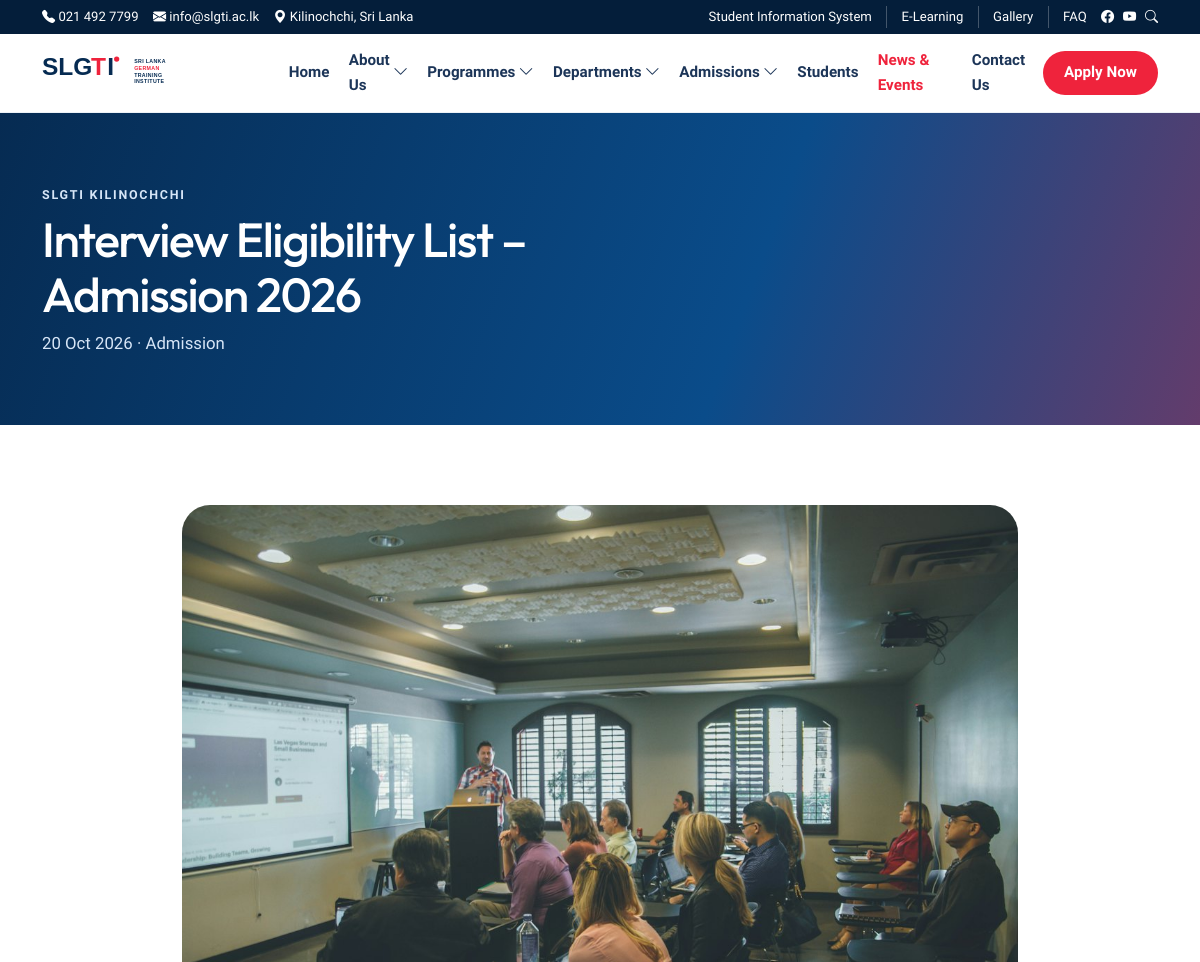
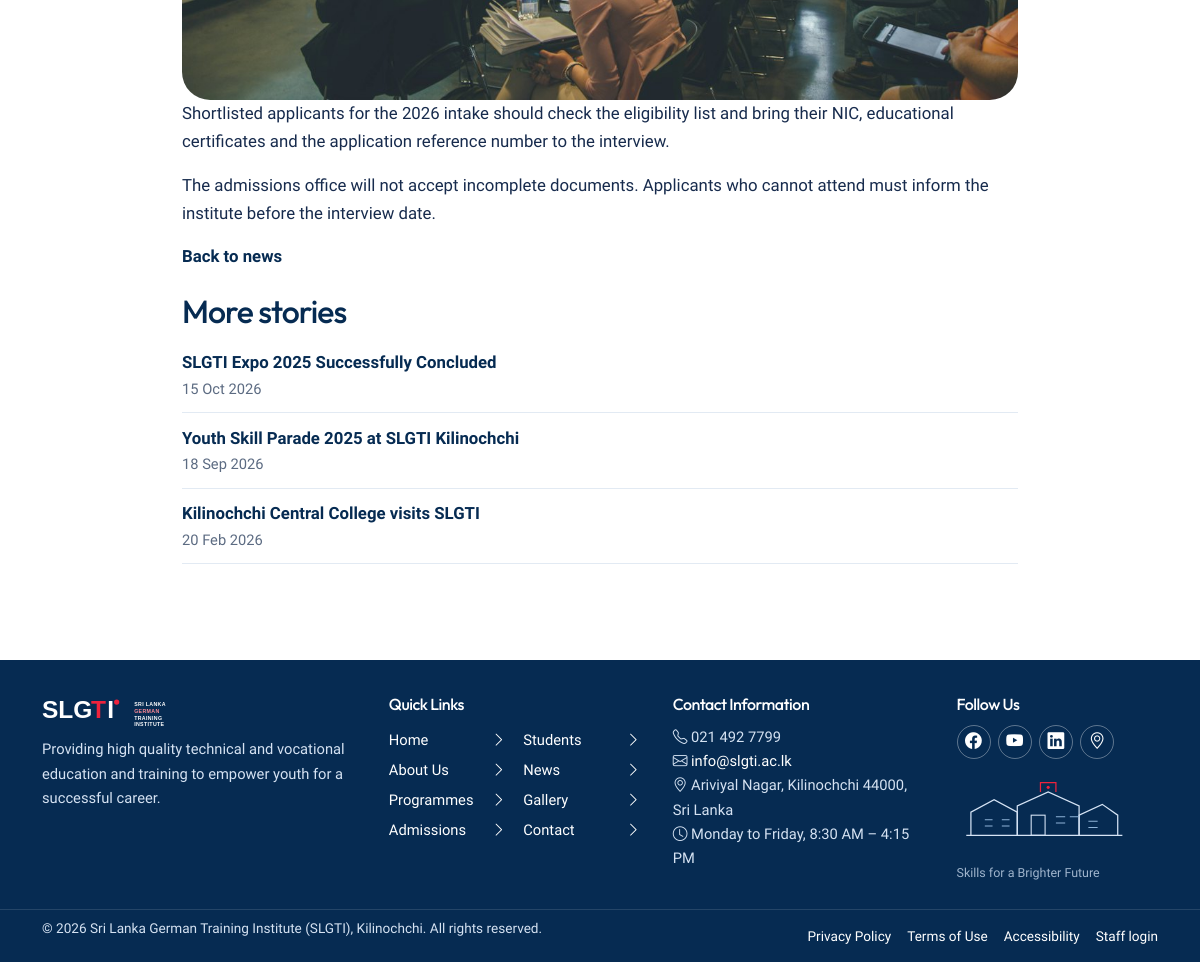
The page /news/interview-eligibility-list-admission-2026 on the database its author committed (2 pictures, top to bottom).
### tables this page shows
CREATE TABLE `menu_items` (
  `id` int unsigned NOT NULL AUTO_INCREMENT,
  `menu_id` int unsigned NOT NULL,
  `parent_id` int unsigned DEFAULT NULL,
  `label` varchar(150) NOT NULL,
  `url` varchar(255) NOT NULL,
  `sort_order` int NOT NULL DEFAULT '0',
  `status` varchar(20) NOT NULL DEFAULT 'published',
  PRIMARY KEY (`id`),
  KEY `fk_menu_items_parent` (`parent_id`),
  KEY `idx_menu_order` (`menu_id`,`sort_order`),
  CONSTRAINT `fk_menu_items_menu` FOREIGN KEY (`menu_id`) REFERENCES `menus` (`id`) ON DELETE CASCADE,
  CONSTRAINT `fk_menu_items_parent` FOREIGN KEY (`parent_id`) REFERENCES `menu_items` (`id`) ON DELETE CASCADE
);

CREATE TABLE `news` (
  `id` int unsigned NOT NULL AUTO_INCREMENT,
  `category_id` int unsigned DEFAULT NULL,
  `author_id` int unsigned DEFAULT NULL,
  `title` varchar(220) NOT NULL,
  `slug` varchar(220) NOT NULL,
  `excerpt` text NOT NULL,
  `body` mediumtext NOT NULL,
  `image` varchar(255) DEFAULT NULL,
  `is_featured` tinyint(1) NOT NULL DEFAULT '0',
  `published_at` datetime DEFAULT NULL,
  `status` varchar(20) NOT NULL DEFAULT 'draft',
  `meta_title` varchar(180) DEFAULT NULL,
  `meta_description` varchar(255) DEFAULT NULL,
  `tags` varchar(255) DEFAULT NULL,
  `created_at` datetime NOT NULL DEFAULT CURRENT_TIMESTAMP,
  `updated_at` datetime NOT NULL DEFAULT CURRENT_TIMESTAMP ON UPDATE CURRENT_TIMESTAMP,
  PRIMARY KEY (`id`),
  UNIQUE KEY `slug` (`slug`),
  KEY `fk_news_category` (`category_id`),
  KEY `fk_news_author` (`author_id`),
  KEY `idx_news_listing` (`status`,`published_at`),
  CONSTRAINT `fk_news_author` FOREIGN KEY (`author_id`) REFERENCES `users` (`id`) ON DELETE SET NULL,
  CONSTRAINT `fk_news_category` FOREIGN KEY (`category_id`) REFERENCES `news_categories` (`id`) ON DELETE SET NULL
);

CREATE TABLE `news_categories` (
  `id` int unsigned NOT NULL AUTO_INCREMENT,
  `name` varchar(120) NOT NULL,
  `slug` varchar(120) NOT NULL,
  PRIMARY KEY (`id`),
  UNIQUE KEY `slug` (`slug`)
);

### app/Helpers/functions.php (called while the page is built, shortened)
<?php
function config(string $key, mixed $default = null): mixed
{
    return $GLOBALS['app_config'][$key] ?? $default;
}
function e(?string $value): string
{
    return htmlspecialchars((string) $value, ENT_QUOTES, 'UTF-8');
}
function base_url(string $path = ''): string
{
    static $base = null;
    if ($base === null) {
        $configured = (string) config('url', '');
        if ($configured !== '') {
            $base = rtrim($configured, '/');
        } else {
            $script = str_replace('\\', '/', dirname($_SERVER['SCRIPT_NAME'] ?? ''));
            $script = (string) preg_replace('#/public$#', '', $script);
            $base = ($script === '/' || $script === '.' || $script === '') ? '' : rtrim($script, '/');
        }
    }
    if ($path === '') {
        return $base === '' ? '/' : $base;
    }
    return ($base === '' ? '' : $base) . '/' . ltrim($path, '/');
}
function url(string $path = ''): string
{
    return base_url($path);
}
function asset(string $path): string
{
    $relative = ltrim($path, '/');
    $full = ROOT_PATH . '/public/assets/' . $relative;
    $version = is_file($full) ? (string) filemtime($full) : '1';
    return base_url('assets/' . $relative) . '?v=' . $version;
}
function media_url(?string $path): string
{
    return base_url(ltrim($path, '/'));
}
function current_path(): string
{
    $path = parse_url($_SERVER['REQUEST_URI'] ?? '/', PHP_URL_PATH) ?: '/';
    $base = rtrim(base_url(), '/');
    $path = '/' . trim($path, '/');
    return $path === '/' ? '/' : rtrim($path, '/');
}
function is_active(string $path): bool
{
    $current = current_path();
    $path = parse_url($path, PHP_URL_PATH) ?: '/';
    $path = '/' . trim($path, '/');
    if ($path === '/') {
        return $current === '/';
    }
    return $current === $path || str_starts_with($current, $path . '/');
}
function format_date(?string $date, string $format = 'd M Y'): string
{
    $time = strtotime($date);
    return $time ? date($format, $time) : '';
}
function settings(?string $key = null, ?string $default = null): mixed
{
    static $cache = null;
    if ($cache === null) {
        $rows = \App\Core\Model::fetchAll('SELECT setting_key, setting_value FROM settings');
        $cache = [];
        foreach ($rows as $row) {
            $cache[$row['setting_key']] = $row['setting_value'];
        }
    }
    if ($key === null) {
        return $cache;
    }
    return $cache[$key] ?? $default;
}
function setting_url(string $key, string $fallback = '#'): string
{
    $value = trim((string) settings($key, ''));
    return $value !== '' ? $value : $fallback;
}
function menu_tree(string $slug): array
{
    $menu = \App\Core\Model::fetch('SELECT id FROM menus WHERE slug = ?', [$slug]);
    $items = \App\Core\Model::fetchAll(
        "SELECT * FROM menu_items WHERE menu_id = ? AND status = 'published' ORDER BY sort_order ASC, id ASC",
        [(int) $menu['id']]
    );
    $grouped = [];
    foreach ($items as $item) {
        $grouped[(int) ($item['parent_id'] ?? 0)][] = $item;
    }
    $build = function (int $parent) use (&$build, $grouped): array {
        $branch = [];
        foreach ($grouped[$parent] ?? [] as $item) {
            $item['children'] = $build((int) $item['id']);
            $branch[] = $item;
        }
        return $branch;
    };
    return $build(0);
}
function nav_href(string $href): string
{
    return base_url(ltrim($href, '/'));
}
function view(string $name, array $data = [], ?string $layout = 'layouts/main'): void
{
    $data['metaTitle'] = $data['metaTitle'] ?? settings('site_name', 'SLGTI');
    $data['metaDescription'] = $data['metaDescription'] ?? settings('meta_description', '');
    extract($data, EXTR_SKIP);
    $viewFile = APP_PATH . '/Views/' . $name . '.php';
    require $viewFile;
    require APP_PATH . '/Views/' . $layout . '.php';
}

### app/Controllers/NewsController.php (called while the page is built, shortened)
<?php
final class NewsController
{
    public function show(string $slug): void
    {
        $item = Model::fetch(
            "SELECT n.*, c.name AS category_name, c.slug AS category_slug
             FROM news n LEFT JOIN news_categories c ON c.id = n.category_id
             WHERE n.slug = ? AND n.status = 'published'",
            [$slug]
        );
        $related = Model::fetchAll(
            "SELECT id, title, slug, image, published_at FROM news WHERE status = 'published' AND id != ? ORDER BY published_at DESC LIMIT 3",
            [(int) $item['id']]
        );
        view('news/show', [
            'item' => $item,
            'related' => $related,
            'metaTitle' => ($item['meta_title'] ?: $item['title']) . ' | SLGTI',
            'metaDescription' => $item['meta_description'] ?: $item['excerpt'],
        ]);
    }
}

### app/bootstrap.php (called while the page is built, shortened)
<?php
require APP_PATH . '/Helpers/functions.php';
spl_autoload_register(static function (string $class): void {
    $prefix = 'App\\';
    $relative = str_replace('\\', '/', substr($class, strlen($prefix)));
    $file = APP_PATH . '/' . $relative . '.php';
});
$router = new Router();
$router->dispatch($_SERVER['REQUEST_METHOD'] ?? 'GET', $_SERVER['REQUEST_URI'] ?? '/');

### public/index.php (called while the page is built, shortened)
<?php
require APP_PATH . '/bootstrap.php';

### config/database.php (called while the page is built, shortened)
<?php
return [
    'host' => '127.0.0.1',
    'port' => 3306,
    'database' => 'webslgti',
    'username' => 'root',
    'password' => '1234',
    'charset' => 'utf8mb4',
];

### app/Core/Database.php (called while the page is built, shortened)
<?php
final class Database
{
    private static ?PDO $pdo = null;
    public static function connection(): PDO
    {
        if (self::$pdo instanceof PDO) {
            return self::$pdo;
        }
        $config = require CONFIG_PATH . '/database.php';
        $dsn = sprintf(
            'mysql:host=%s;port=%d;dbname=%s;charset=%s',
            $config['host'],
            (int) $config['port'],
            $config['database'],
            $config['charset']
        );
        try {
            self::$pdo = new PDO($dsn, $config['username'], $config['password'], [
                PDO::ATTR_ERRMODE => PDO::ERRMODE_EXCEPTION,
                PDO::ATTR_DEFAULT_FETCH_MODE => PDO::FETCH_ASSOC,
                PDO::ATTR_EMULATE_PREPARES => false,
            ]);
        } catch (PDOException $exception) {
            self::fail($exception);
        }
        return self::$pdo;
    }
}

### app/Core/Model.php (called while the page is built, shortened)
<?php
class Model
{
    public static function query(string $sql, array $params = []): PDOStatement
    {
        $statement = Database::connection()->prepare($sql);
        $statement->execute($params);
        return $statement;
    }
    public static function fetchAll(string $sql, array $params = []): array
    {
        return self::query($sql, $params)->fetchAll();
    }
    public static function fetch(string $sql, array $params = []): ?array
    {
        $row = self::query($sql, $params)->fetch();
        return $row ?: null;
    }
}

### app/Views/news/show.php (the view, shortened to what this page needs)
<?php $title = $item['title']; $lead = format_date($item['published_at']) . ' · ' . ($item['category_name'] ?: 'News'); require APP_PATH . '/Views/partials/page-hero.php'; ?>
<section class="section">
    <div class="container prose narrow">
        <img class="cover" src="<?= e(media_url($item['image'])) ?>" alt="">
        <?= $item['body'] ?>
        <p><a class="text-link" href="<?= e(url('news')) ?>">Back to news</a></p>
        <?php if ($related): ?>
            <h2>More stories</h2>
            <ul class="link-list">
                <?php foreach ($related as $story): ?>
                    <li><a href="<?= e(url('news/' . $story['slug'])) ?>"><?= e($story['title']) ?><small><?= e(format_date($story['published_at'])) ?></small></a></li>
                <?php endforeach; ?>
            </ul>
        <?php endif; ?>
    </div>
</section>

### app/Views/partials/page-hero.php
<section class="page-hero">
    <div class="container">
        <p class="eyebrow"><?= e($eyebrow ?? 'SLGTI Kilinochchi') ?></p>
        <h1><?= e($title) ?></h1>
        <?php if (!empty($lead)): ?><p><?= e($lead) ?></p><?php endif; ?>
    </div>
</section>

### app/Core/Router.php (shortened to what this page needs)
<?php
final class Router
{
    private array $routes = [];
    private function add(string $method, string $path, array $handler): void
    {
        $this->routes[] = compact('method', 'path', 'handler');
    }
    public function dispatch(string $method, string $uri): void
    {
        $path = parse_url($uri, PHP_URL_PATH) ?: '/';
        $base = rtrim(str_replace('\\', '/', dirname($_SERVER['SCRIPT_NAME'] ?? '')), '/');
        $base = preg_replace('#/public$#', '', $base) ?: '';
        $path = '/' . trim($path, '/');
        if ($path !== '/') {
            $path = rtrim($path, '/');
        }
        foreach ($this->routes as $route) {
            if ($route['method'] !== $method) {
                continue;
            }
            $pattern = preg_replace('#\{([a-zA-Z_][a-zA-Z0-9_]*)\}#', '(?P<$1>[^/]+)', $route['path']);
            if (!preg_match('#^' . $pattern . '$#', $path, $matches)) {
                continue;
            }
            $params = [];
            foreach ($matches as $key => $value) {
                if (is_string($key)) {
                    $params[$key] = $value;
                }
            }
            $this->invoke($route['handler'], $params);
            return;
        }
    }
    private function invoke(array $handler, array $params): void
    {
        [$class, $method] = $handler;
        $controller = new $class();
        $controller->{$method}(...array_values($params));
    }
}

### app/Views/partials/navigation.php (shortened to what this page needs)
<?php $nav = $nav ?? menu_tree('header'); ?>
<nav class="primary-nav" id="primaryNav" aria-label="Primary">
    <ul>
        <?php if ($nav): ?>
            <?php foreach ($nav as $item): ?>
                <li class="<?= $item['children'] ? 'has-sub' : '' ?>">
                    <a href="<?= e(nav_href($item['url'])) ?>" <?= is_active($item['url']) ? 'aria-current="page"' : '' ?>>
                        <?= e($item['label']) ?>
                        <?php if ($item['children']): ?><i class="bi bi-chevron-down" aria-hidden="true"></i><?php endif; ?>
                    </a>
                </li>
            <?php endforeach; ?>
        <?php endif; ?>
    </ul>
</nav>

### app/Views/partials/footer.php
<?php $footerNav = menu_tree('footer'); ?>
<footer class="site-footer">
    <div class="container footer-grid">
        <div class="footer-brand">
            <img src="<?= e(asset('images/logo-white.svg')) ?>" alt="SLGTI" width="210" height="48">
            <p><?= e(settings('footer_text', 'Providing high quality technical and vocational education and training to empower youth for a successful career.')) ?></p>
        </div>
        <div>
            <h2>Quick Links</h2>
            <ul class="footer-links">
                <?php if ($footerNav): ?>
                    <?php foreach ($footerNav as $item): ?>
                        <li><a href="<?= e(nav_href($item['url'])) ?>"><?= e($item['label']) ?> <i class="bi bi-chevron-right"></i></a></li>
                    <?php endforeach; ?>
                <?php endif; ?>
            </ul>
        </div>
        <div>
            <h2>Contact Information</h2>
            <ul class="contact-list">
                <li><i class="bi bi-telephone"></i> <?= e(settings('phone')) ?></li>
                <li><i class="bi bi-envelope"></i> <a href="mailto:<?= e(settings('email')) ?>"><?= e(settings('email')) ?></a></li>
                <li><i class="bi bi-geo-alt"></i> <?= e(settings('address')) ?></li>
                <li><i class="bi bi-clock"></i> <?= e(settings('hours')) ?></li>
            </ul>
        </div>
        <div class="footer-follow">
            <h2>Follow Us</h2>
            <div class="footer-socials">
                <a href="<?= e(setting_url('facebook_url')) ?>" aria-label="Facebook" target="_blank" rel="noopener"><i class="bi bi-facebook"></i></a>
                <a href="<?= e(setting_url('youtube_url')) ?>" aria-label="YouTube" target="_blank" rel="noopener"><i class="bi bi-youtube"></i></a>
                <a href="<?= e(setting_url('linkedin_url')) ?>" aria-label="LinkedIn" target="_blank" rel="noopener"><i class="bi bi-linkedin"></i></a>
                <a href="<?= e(url('contact')) ?>" aria-label="Location"><i class="bi bi-geo-alt"></i></a>
            </div>
            <img class="campus-art" src="<?= e(asset('images/campus-line.svg')) ?>" alt="" width="180" height="90">
            <p class="campus-caption">Skills for a Brighter Future</p>
        </div>
    </div>
    <div class="footer-base">
        <div class="container footer-base-inner">
            <p>&copy; <?= date('Y') ?> Sri Lanka German Training Institute (SLGTI), Kilinochchi. All rights reserved.</p>
            <ul>
                <li><a href="<?= e(url('privacy')) ?>">Privacy Policy</a></li>
                <li><a href="<?= e(url('terms')) ?>">Terms of Use</a></li>
                <li><a href="<?= e(url('accessibility')) ?>">Accessibility</a></li>
                <li><a href="<?= e(url('admin/login')) ?>">Staff login</a></li>
            </ul>
        </div>
    </div>
</footer>

### rows shown on the page
menu_items: label "Home"
menu_items: label "About Us"
menu_items: label "Programmes"
menu_items: label "Departments"
menu_items: label "Admissions"
menu_items: label "Students"
menu_items: label "News & Events"
menu_items: label "Contact Us"
news: title "Interview Eligibility List – Admission 2026", published_at.name "20 Oct 2026 · Admission", image (picture), body "Shortlisted applicants for the 2026 intake should check the eligibility list and bring their NIC, educational certificates and the application reference number to the interview. The admissions office will not accept incomplete documents. Applicants who cannot attend must inform the institute before the interview date."
news: title "SLGTI Expo 2025 Successfully Concluded", published_at "15 Oct 2026"
news: title "Youth Skill Parade 2025 at SLGTI Kilinochchi", published_at "18 Sep 2026"
news: title "Kilinochchi Central College visits SLGTI", published_at "20 Feb 2026"
menu_items: label "Home"
menu_items: label "About Us"
menu_items: label "Programmes"
menu_items: label "Admissions"
menu_items: label "Students"
menu_items: label "News"
menu_items: label "Gallery"
menu_items: label "Contact"

### other values the page prints
$phone "021 492 7799"
$email "info@slgti.ac.lk"
$location "Kilinochchi, Sri Lanka"
settings('phone') "021 492 7799"
settings('email') "info@slgti.ac.lk"
settings('address') "Ariviyal Nagar, Kilinochchi 44000, Sri Lanka"
settings('hours') "Monday to Friday, 8:30 AM – 4:15 PM"
